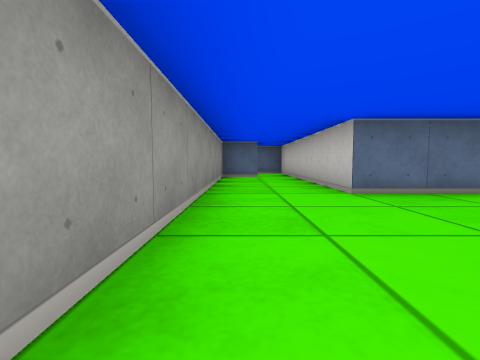
view 1 (above)

13 first-person views from a walk through a cub3D ray-caster map. The camera is about half as high as the walls, tilts 4° down and sees 85° across. The floor is counted in squares. Each view is taken from the middle of a square. On the plan, view 1 faces up. The plan holds only what a view shows up to about 9 squares ahead; the rest is blank.

view 2
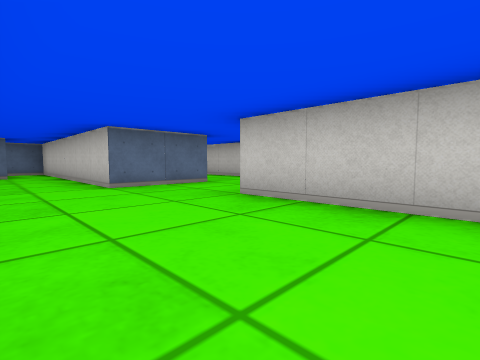

view 3
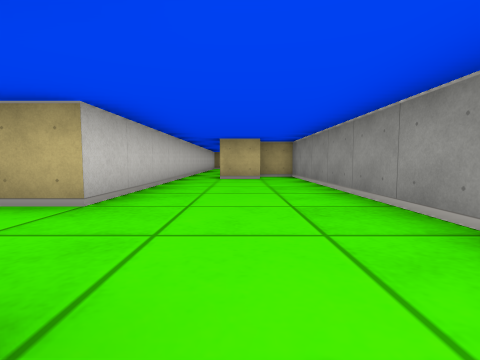

view 4
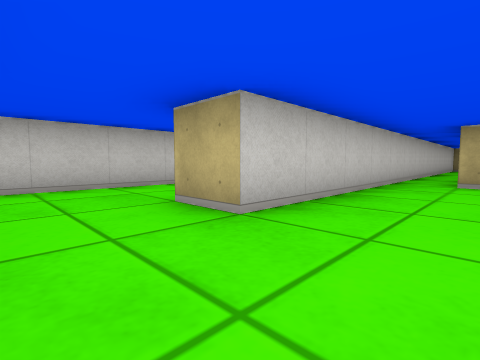

view 5
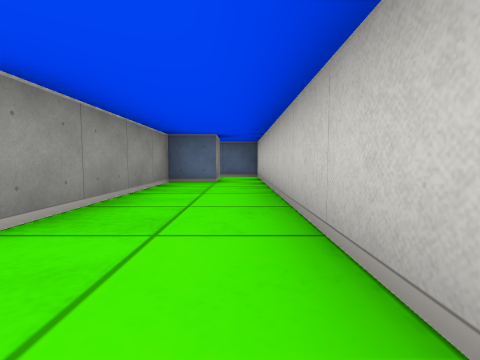

view 6
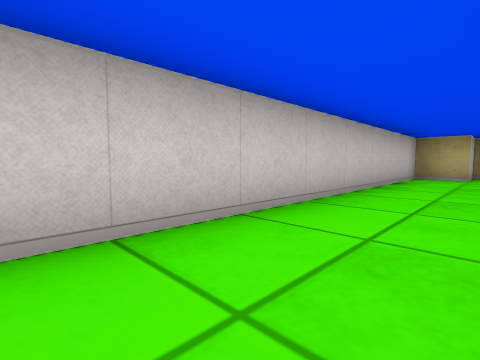

view 7
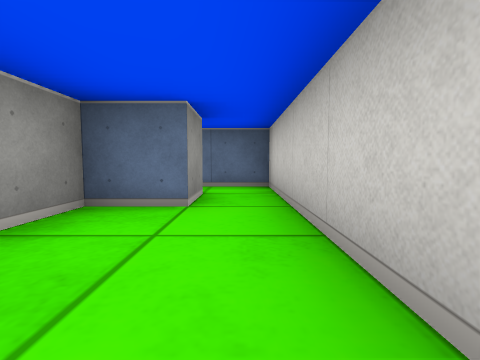

view 8
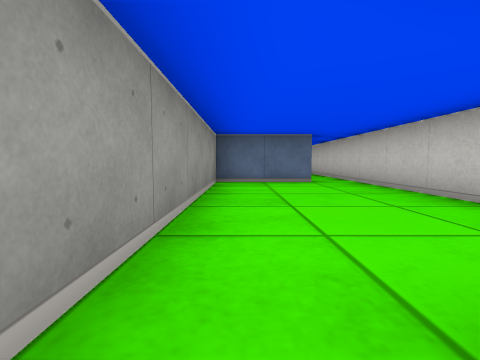

view 9
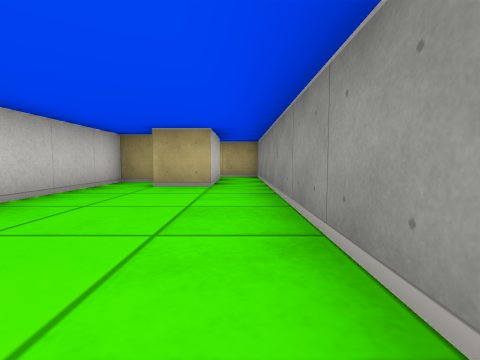

view 10
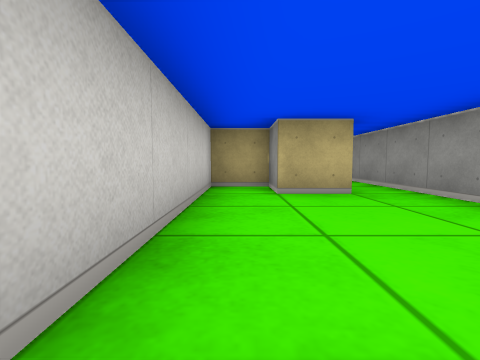

view 11
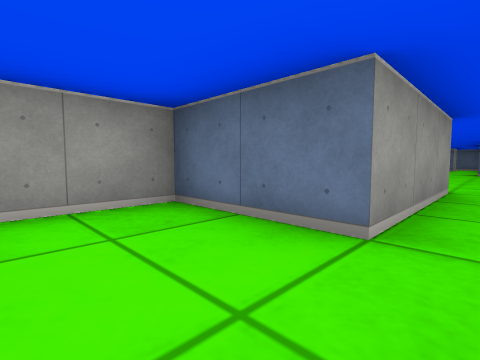

view 12
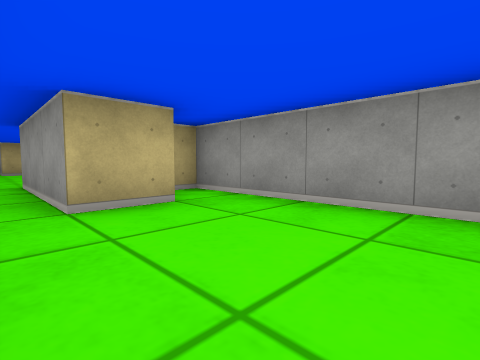

view 13
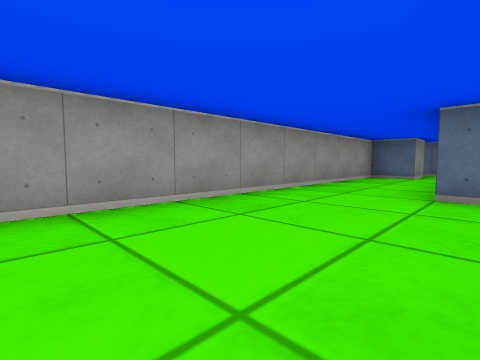

### Floor plan
Points are (right, up) in squares from view 1. A wall is a line through its corners. A room is listed if a view was taken in it or the views show most of it. See-through windows are left out.
Room 1 (views 1, 2, 3, 4, 7, 12, 13)
walls: (3.5, 3.5) (1.5, 3.5) (1.5, 9.5) (0.2, 9.5); (0.5, 8.5) (0.5, 7.5) (-0.5, 7.5) (-0.5, -3.5) (0.5, -3.5); (0.4, -2.5) (1.5, -2.5); (2.5, -2.5) (2.5, 1.5) (3.5, 1.5)
ways out: opening at (3, 2.5) to room 2; opening at (2, -3) to room 4
Room 2 (views 5, 6)
walls: (4.5, 8.4) (4.5, 7.5) (3.5, 7.5) (3.5, 3.5); (4.5, -3.5) (4.5, -2.5) (5.5, -2.5) (5.5, 9.5) (4.4, 9.5)
ways out: opening at (3, 2.5) to room 1
Room 3 (view 8)
walls: (0.5, -12.4) (0.5, -10.5); (-0.5, -10.5) (-0.5, -13.5) (0.6, -13.5)
ways out: opening at (0, -11) to room 4
Room 4 (views 9, 10, 11)
walls: (0.5, -10.5) (1.5, -10.5) (1.5, -11.5) (2.5, -11.5) (2.5, -2.5); (1.5, -2.5) (1.5, -5.5) (-0.5, -5.5) (-0.5, -10.5)
ways out: opening at (2, -3) to room 1; opening at (0, -11) to room 3

Where each view was taken, in squares from view 1:
view 1: 0 up, 0 right, facing up
view 2: 1 down, 0 right, facing up-right
view 3: 4 up, 1 right, facing down
view 4: 3 up, 1 right, facing down-right
view 5: 2 up, 5 right, facing up
view 6: 5 up, 4 right, facing down-right
view 7: 5 up, 1 right, facing up
view 8: 11 down, 0 right, facing up
view 9: 6 down, 0 right, facing down
view 10: 7 down, 2 right, facing down
view 11: 7 down, 2 right, facing up-left
view 12: 0 up, 2 right, facing down-left
view 13: 0 up, 2 right, facing up-left
